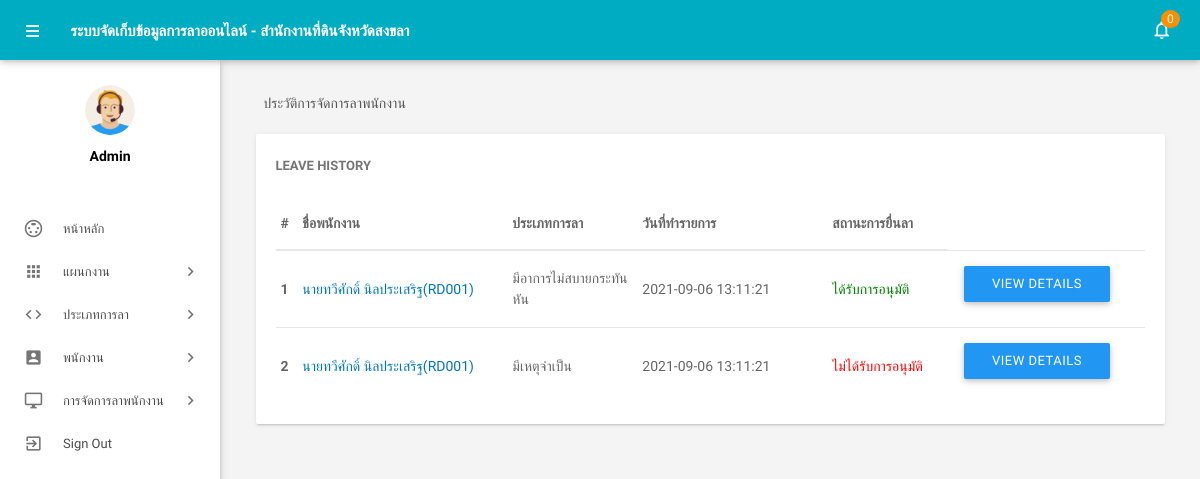
The page /admin/leaves.php (signed in) on the database its author committed.
### tables this page shows
CREATE TABLE IF NOT EXISTS tblleaves(
  `id` int(11) NOT NULL,
  `LeaveType` varchar(110) NOT NULL,
  `ToDate` varchar(120) NOT NULL,
  `FromDate` varchar(120) NOT NULL,
  `Description` mediumtext NOT NULL,
  `PostingDate` timestamp NOT NULL DEFAULT CURRENT_TIMESTAMP,
  `AdminRemark` mediumtext,
  `AdminRemarkDate` varchar(120) DEFAULT NULL,
  `Status` int(1) NOT NULL,
  `IsRead` int(1) NOT NULL,
  `empid` int(11) DEFAULT NULL
)CHARACTER SET utf8;

CREATE TABLE IF NOT EXISTS tblemployees(
 `id` int(11) NOT NULL,
  `EmpId` varchar(100) NOT NULL,
  `FirstName` varchar(150) NOT NULL,
  `LastName` varchar(150) NOT NULL,
  `EmailId` varchar(200) NOT NULL,
  `Password` varchar(180) NOT NULL,
  `Gender` varchar(100) NOT NULL,
  `Dob` varchar(100) NOT NULL,
  `Department` varchar(255) NOT NULL,
  `Address` varchar(255) NOT NULL,
  `City` varchar(200) NOT NULL,
  `Country` varchar(150) NOT NULL,
  `Phonenumber` char(11) NOT NULL,
  `Status` int(1) NOT NULL,
  `RegDate` timestamp NOT NULL DEFAULT CURRENT_TIMESTAMP
)CHARACTER SET utf8;

### admin/leaves.php (the view, shortened to what this page needs)
<?php
include('includes/config.php');
if(strlen($_SESSION['alogin'])==0)
    {
header('location:index.php');
}
else{
 ?>
<!DOCTYPE html>
<html lang="en">
    <head>
        <link type="text/css" rel="stylesheet" href="../assets/plugins/materialize/css/materialize.min.css"/>
        <link href="../assets/plugins/material-preloader/css/materialPreloader.min.css" rel="stylesheet">
        <link href="../assets/plugins/datatables/css/jquery.dataTables.min.css" rel="stylesheet">
                <link href="../assets/plugins/google-code-prettify/prettify.css" rel="stylesheet" type="text/css"/>
        <link href="../assets/css/alpha.min.css" rel="stylesheet" type="text/css"/>
        <link href="../assets/css/custom.css" rel="stylesheet" type="text/css"/>
    </head>
    <body>
       <?php include('includes/header.php');?>
       <?php include('includes/sidebar.php');?>
            <main class="mn-inner">
                <div class="row">
                    <div class="col s12">
                        <div class="page-title">ประวัติการจัดการลาพนักงาน</div>
                    </div>
                    <div class="col s12 m12 l12">
                        <div class="card">
                            <div class="card-content">
                                <span class="card-title">Leave History</span>
                                <table id="example" class="display responsive-table ">
                                    <thead>
                                        <tr>
                                            <th>#</th>
                                            <th width="200">ชื่อพนักงาน</th>
                                            <th width="120">ประเภทการลา</th>
                                             <th width="180">วันที่ทำรายการ</th>
                                            <th>สถานะการยื่นลา</th>
                                        </tr>
                                    </thead>
                                    <tbody>
<?php $sql = "SELECT tblleaves.id as lid,tblemployees.FirstName,tblemployees.LastName,tblemployees.EmpId,tblemployees.id,tblleaves.LeaveType,tblleaves.PostingDate,tblleaves.Status from tblleaves join tblemployees on tblleaves.empid=tblemployees.id order by lid desc";
$query = $dbh -> prepare($sql);
$query->execute();
$results=$query->fetchAll(PDO::FETCH_OBJ);
$cnt=1;
if($query->rowCount() > 0)
{
foreach($results as $result)
{
      ?>
                                        <tr>
                                            <td> <b><?php echo htmlentities($cnt);?></b></td>
                                              <td><a href="editemployee.php?empid=<?php echo htmlentities($result->id);?>" target="_blank"><?php echo htmlentities($result->FirstName." ".$result->LastName);?>(<?php echo htmlentities($result->EmpId);?>)</a></td>
                                            <td><?php echo htmlentities($result->LeaveType);?></td>
                                            <td><?php echo htmlentities($result->PostingDate);?></td>
                                                                       <td><?php $stats=$result->Status;
if($stats==1){
                                             ?>
                                                 <span style="color: green">ได้รับการอนุมัติ</span>
                                                 <?php } if($stats==2)  { ?>
                                                <span style="color: red">ไม่ได้รับการอนุมัติ</span>
                                                 <?php } if($stats==0)  { ?>
 <span style="color: blue">รอการอนุมัติ</span>
 <?php } ?>
                                             </td>
          <td>
           <td><a href="leave-details.php?leaveid=<?php echo htmlentities($result->lid);?>" class="waves-effect waves-light btn blue m-b-xs"  > View Details</a></td>
                                    </tr>
                                         <?php $cnt++;} }?>
                                    </tbody>
                                </table>
                            </div>
                        </div>
                    </div>
                </div>
            </main>
        </div>
        <div class="left-sidebar-hover"></div>
    </body>
</html>
<?php } ?>

### admin/leaves.php (style rules this page uses)
body { font-family: 'IBM Plex Sans Thai Looped', sans-serif; }

### rows shown on the page
tblleaves: tblemployees.FirstName+LastName "นายทวีศักดิ์ นิลประเสริฐ", tblemployees.EmpId "RD001", LeaveType "มีอาการไม่สบายกระทันหัน", PostingDate "2021-09-06 13:11:21", Status "ได้รับการอนุมัติ"
tblleaves: tblemployees.FirstName+LastName "นายทวีศักดิ์ นิลประเสริฐ", tblemployees.EmpId "RD001", LeaveType "มีเหตุจำเป็น", PostingDate "2021-09-06 13:11:21", Status "ไม่ได้รับการอนุมัติ"

### other values the page prints
$unreadcount "0"
